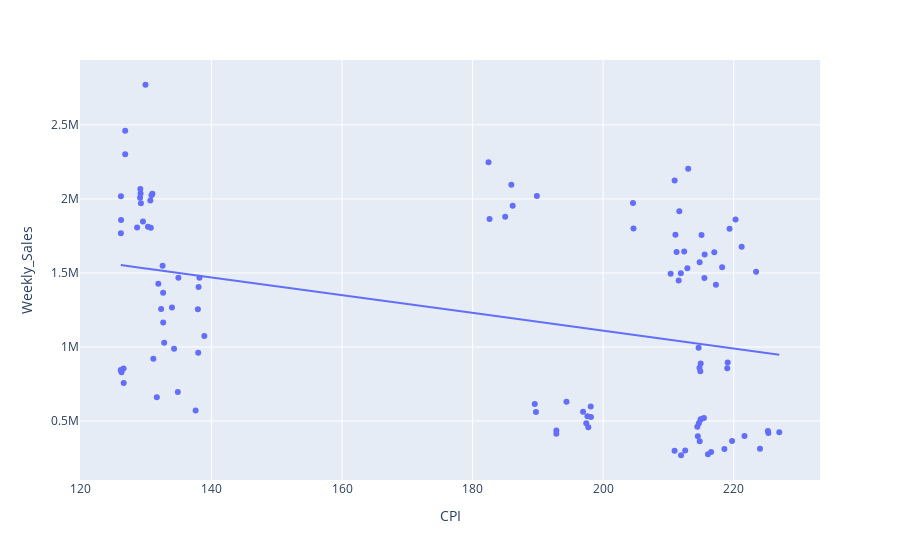

The code cell stored with this chart in its notebook:
### Markdown cell above
### Impact sur les ventes de la semaine:
- CPI corrélation négative: L'indice prix a un impact négatif sur les ventes de la semaine. Plus celui ci augmente plus cela aura un impact négatif sur le CA de la semaine. Les clients sont sensibles à l'inflation qui a un impact direct sur leur pouvoir d'achat
- Temperature corrélation négative: Les températures ont un impact modéré sur les ventes de la semaine. Certains types de magasins peuvent être sensibles à la météo
- Store corrélation positive: Certains magasins doivent réaliser plus de CA que d'autres 
Unemployment corrélation positive : Très étonnant plus il y a de chomeur et plus l'impact sur le CA est positif. Peut etre un phénomène local mais pas national.

### Corrélation entre variables
- Fuel Price/Date/Year : Le prix du carburant évolue à la hausse avec le temps. Forte corrélation de ces variables donc attention à leur utilisation, risque de redondance.
- CPI/Store : Des magasins sont plus sensilbes à la variation de l'indice prix, certains sont situés dans des secteurs où le cout de la vie est plus faible et d'autres plus élevé.

### Une faible corrélation avec les weekly_sales
De façon global il n'y a pas une seul varible explicative clair qui impacte le CA de la semaine. Il faudra s'appuyer sur plusieurs variables non linéaire afin de réaliser un modele de machine learning nous permettant de prédire les ventes de la semaines.
Il y a une très faible risque de mutlicolinéarité ( -0.3 et +0.3) des variables hors mis le Fuel/Date/Years où il faudra etre attentif à leur utilisation.

### Code cell
fig = px.scatter(df, x='CPI', y='Weekly_Sales', trendline='ols')
fig.show()
